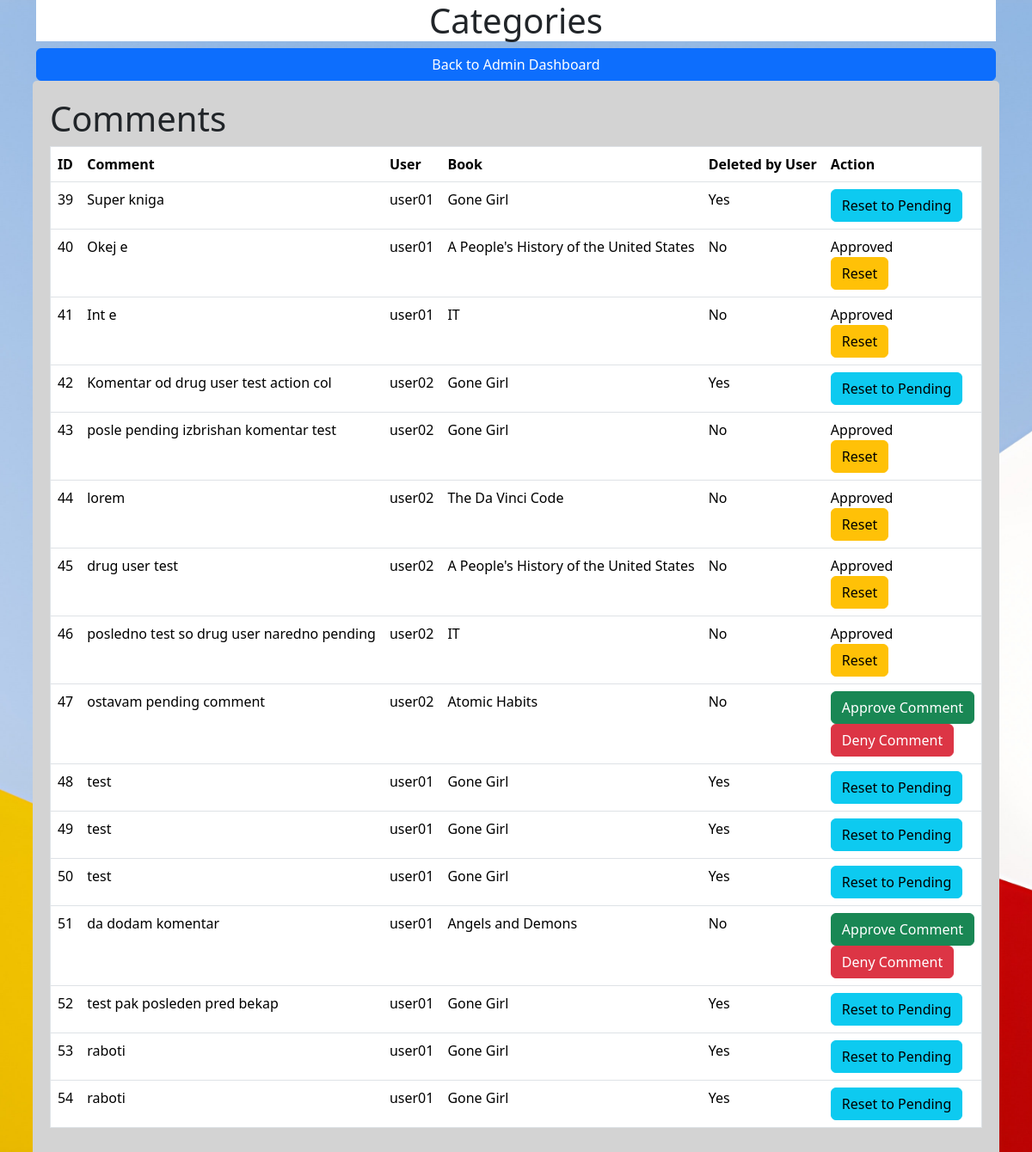
The page /Admin/Comments/showComments.php (signed in) on the database its author committed.
### tables this page shows
CREATE TABLE `comments` (
  `id` int(11) NOT NULL,
  `comment` text DEFAULT NULL,
  `book_id` int(11) DEFAULT NULL,
  `user_id` int(11) DEFAULT NULL,
  `is_approved` tinyint(1) DEFAULT 0,
  `pending` tinyint(1) DEFAULT 1,
  `is_denied` tinyint(1) DEFAULT 0,
  `is_deleted` tinyint(1) DEFAULT 0
);

CREATE TABLE `users` (
  `id` int(11) NOT NULL,
  `username` varchar(255) NOT NULL,
  `password` varchar(255) NOT NULL,
  `email` varchar(255) NOT NULL,
  `is_Admin` tinyint(1) NOT NULL DEFAULT 0
);

CREATE TABLE `books` (
  `id` int(11) NOT NULL,
  `title` varchar(255) NOT NULL,
  `author_id` int(11) DEFAULT NULL,
  `release_year` int(11) DEFAULT NULL,
  `pages` int(11) DEFAULT NULL,
  `image_url` varchar(255) DEFAULT NULL,
  `category_id` int(11) DEFAULT NULL,
  `is_deleted` tinyint(4) NOT NULL
);

### Admin/Comments/showComments.php (the view, shortened to what this page needs)
<!DOCTYPE html>
<html lang="en">
<head>
    <link href="https://cdn.jsdelivr.net/npm/bootstrap@5.3.1/dist/css/bootstrap.min.css" rel="stylesheet">
    <link rel="stylesheet" href="../../Style/crud.css">
</head>
<body>
    <div class="container">
        <h2 class="h1 text-bold d-flex justify-content-center bg-white">Categories</h2>
        <a href="../AdminDashboard/adminDashboard.php" class="btn btn-primary d-flex justify-content-center">Back to Admin Dashboard</a>
    </div>
    <div class="parent-container">
        <div class="centered-div">
            <h1>Comments</h1>
            <table border="1" class='table'>
                <tr>
                    <th>ID</th>
                    <th>Comment</th>
                    <th>User</th>
                    <th>Book</th>
                    <th>Deleted by User</th>
                    <th>Action</th>
                </tr>
                <?php
                try {
                    $database = new Database();
                    $conn = $database->connection;
                    $sql = "SELECT c.id, c.comment, u.username, b.title, c.is_approved, c.pending, c.is_denied, c.is_deleted
                            FROM comments c
                            INNER JOIN users u ON c.user_id = u.id
                            INNER JOIN books b ON c.book_id = b.id";
                    $result = $conn->query($sql);
                    if ($result->rowCount() > 0) {
                        while ($row = $result->fetch(PDO::FETCH_ASSOC)) {
                            echo "<tr>";
                            echo "<td>" . $row["id"] . "</td>";
                            echo "<td>" . $row["comment"] . "</td>";
                            echo "<td>" . $row["username"] . "</td>";
                            echo "<td>" . $row["title"] . "</td>";
                            echo "<td>" . ($row["is_deleted"] ? 'Yes' : 'No') . "</td>";
                            echo "<td>";
                            if ($row["is_deleted"] == 1) {
                                echo "<form method='post'>";
                                echo "<input type='submit' class='btn btn-info' value='Reset to Pending'>";
                                echo "</form>";
                            } elseif ($row["is_approved"] == 0 && $row["is_denied"] == 0) {
                                echo "<form method='post'>";
                                echo "<input type='submit' class='btn btn-success' value='Approve Comment'>";
                                echo "</form>";
                                echo "<form method='post'>";
                                echo "<input type='submit' class='btn btn-danger' value='Deny Comment'>";
                                echo "</form>";
                            } elseif ($row["is_approved"] == 1 && $row["is_denied"] == 0) {
                                echo "Approved";
                                echo "<form method='post'>";
                                echo "<input type='submit' class='btn btn-warning' value='Reset'>";
                                echo "</form>";
                            }
                            echo "</td>";
                            echo "</tr>";
                        }
                    } else {
                        echo "<tr><td colspan='6'>No comments found</td></tr>";
                    }
                } catch (PDOException $e) {
                    echo "Error: " . $e->getMessage();
                }
                ?>
            </table>
        </div>
    </div>
</body>
</html>

### Style/crud.css (style rules this page uses)
.parent-container { display: flex; justify-content: center; align-items: center; height: auto !important; }
.centered-div { background-color: lightgray; padding: 20px; border-radius: 5px; }
body { background-image: url(../Images/pexels-mehmet-turgut-kirkgoz-16574831.jpg); background-position: center; background-repeat: no-repeat; background-size: cover; }

### rows shown on the page
comments: id "39", comment "Super kniga", user.username "user01", book.title "Gone Girl", is_deleted "Yes"
comments: id "40", comment "Okej e", user.username "user01", book.title "A People's History of the United States", is_deleted "No"
comments: id "41", comment "Int e", user.username "user01", book.title "IT", is_deleted "No"
comments: id "42", comment "Komentar od drug user test action col", user.username "user02", book.title "Gone Girl", is_deleted "Yes"
comments: id "43", comment "posle pending izbrishan komentar test", user.username "user02", book.title "Gone Girl", is_deleted "No"
comments: id "44", comment "lorem", user.username "user02", book.title "The Da Vinci Code", is_deleted "No"
comments: id "45", comment "drug user test", user.username "user02", book.title "A People's History of the United States", is_deleted "No"
comments: id "46", comment "posledno test so drug user naredno pending", user.username "user02", book.title "IT", is_deleted "No"
comments: id "47", comment "ostavam pending comment", user.username "user02", book.title "Atomic Habits", is_deleted "No"
comments: id "48", comment "test", user.username "user01", book.title "Gone Girl", is_deleted "Yes"
comments: id "49", comment "test", user.username "user01", book.title "Gone Girl", is_deleted "Yes"
comments: id "50", comment "test", user.username "user01", book.title "Gone Girl", is_deleted "Yes"
comments: id "51", comment "da dodam komentar", user.username "user01", book.title "Angels and Demons", is_deleted "No"
comments: id "52", comment "test pak posleden pred bekap", user.username "user01", book.title "Gone Girl", is_deleted "Yes"
comments: id "53", comment "raboti", user.username "user01", book.title "Gone Girl", is_deleted "Yes"
comments: id "54", comment "raboti", user.username "user01", book.title "Gone Girl", is_deleted "Yes"
